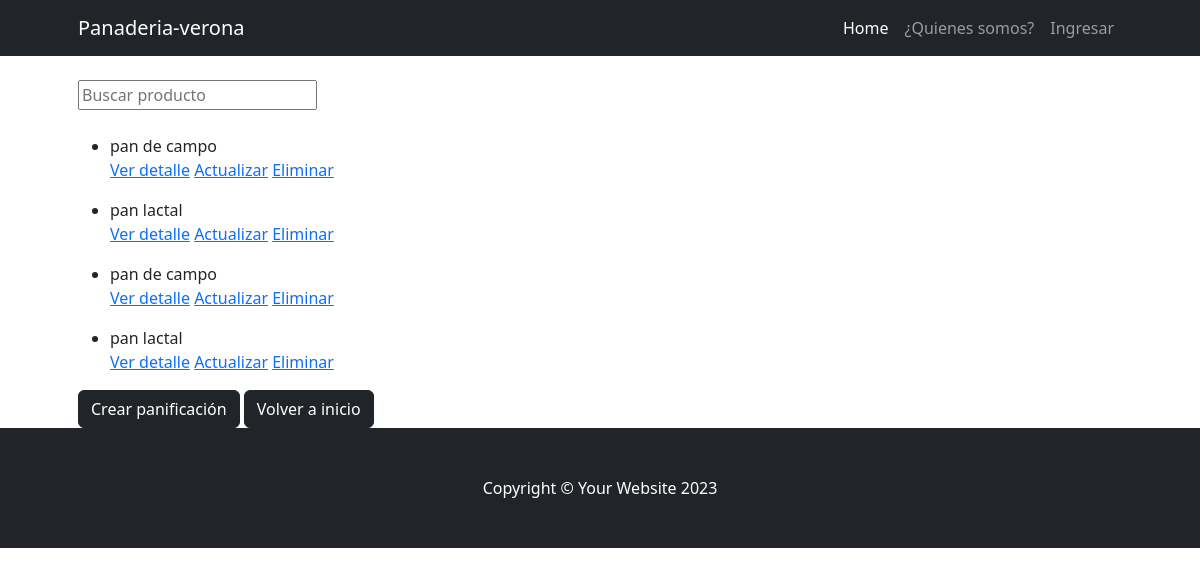
The app's page /panificacion/panificacion/list/, older data.
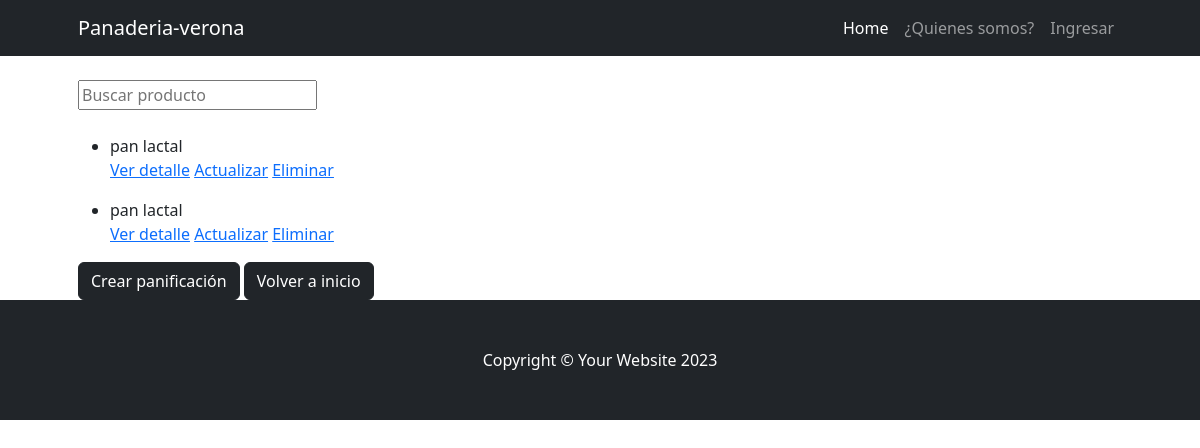
The same page, newer data.
### panificacion/models.py (models this page shows)
class panificacion(models.Model):
  nombre = models.CharField(max_length=50)
  descripcion = models.CharField(max_length=250, null=True, blank = True, verbose_name= "descripcion")

### panificacion/views.py (the view)
# urls.py: path("panificacion/list/",views.panificacionlist.as_view(), name = "panificacion_list"),
class panificacionlist(ListView):
    model = models.panificacion
    def get_queryset(self):
        if self.request.GET.get("buscar"):
            consulta = self.request.GET.get("buscar")
            object_list = models.panificacion.objects.filter(nombre__icontains=consulta)
        else:
            object_list = models.panificacion.objects.all()
        return object_list

### panificacion/templates/panificacion/panificacion_list.html
{% extends 'panificacion/base.html' %}
{% block content %}
<div class="py-4">
    <form action="" method="get">
        <input type="text" name="buscar" placeholder="Buscar producto">
    </form>
</div>
{% for panificacion in object_list %}
<ul>
   <li>{{ panificacion.nombre }}</li>
   <a href="{% url 'panificacion:panificacion_detail' panificacion.id %}">Ver detalle</a>
   <a href="{% url 'panificacion:panificacion_update' panificacion.id %}">Actualizar</a>
   <a href="{% url 'panificacion:panificacion_delete' panificacion.id %}">Eliminar</a>
</ul>
{% endfor %}
<a href="{% url 'panificacion:panificacion_create' %}" class="btn btn-dark">Crear panificación</a>
<a href="{% url 'panificacion:index' %}" class="btn btn-dark">Volver a inicio</a>
{% endblock content %}

### panificacion/templates/panificacion/base.html (shortened to what this page needs)
{% extends "home/base.html"%}

### home/templates/home/base.html (shortened to what this page needs)
{% load static %}
<!DOCTYPE html>
<html lang="es">
    <head>
        <link href="{% static 'home/css/styles.css' %}" rel="stylesheet">
    </head>
    <body>
        {% include 'home/navbar.html' %}
        <div class="container px-4 px-lg-5">
            <div class="mb-lg-m-5">
                {% block content %}{% endblock content %}
            </div>
        </div>
        {% include 'home/footer.html' %}
    </body>
</html>

### home/templates/home/navbar.html (shortened to what this page needs)
<nav class="navbar navbar-expand-lg navbar-dark bg-dark">
            <div class="container px-5">
                <a class="navbar-brand" href="{% url 'home:index' %}">Panaderia-verona</a>
                <div class="collapse navbar-collapse" id="navbarSupportedContent">
                    <ul class="navbar-nav ms-auto mb-2 mb-lg-0">
                    {% if user.is_authenticated %}
                    <li class="nav-item">
                        <a class="nav-link active"
                           aria-current="page"
                           href="{% url 'home:index' %}">Home</a>
                    </li>
                    <li class="nav-item">
                        <a class="nav-link" href="{% url 'panificacion:index' %}">Panificacion</a>
                    </li>
                    <li class="nav-item">
                        <a class="nav-link" href="{% url 'bebidas:index' %}">Bebidas</a>
                    </li>
                    <li class="nav-item">
                        <a class="nav-link" href="{% url 'postres:index' %}">Postres</a>
                    </li>
                    <li class="nav-item">
                        <a class="nav-link" href="{% url 'home:logout' %}">Cerrar sesion</a>
                    </li>
                {% else %}
                    <li class="nav-item">
                        <a class="nav-link active"
                           aria-current="page"
                           href="{% url 'home:index' %}">Home</a>
                    </li>
                    <li class="nav-item">
                        <a class="nav-link" href="{% url 'home:about' %}">¿Quienes somos?</a>
                    </li>
                    <li class="nav-item">
                        <a class="nav-link" href="{% url 'home:login' %}">Ingresar</a>
                    </li>
                {% endif %}
            </ul>
        </div>
    </div>
</nav>

### home/templates/home/footer.html
<footer class="py-5 bg-dark">
              <div class="container px-4 px-lg-5"><p class="m-0 text-center text-white">Copyright &copy; Your Website 2023</p></div>
              </footer>

Row changes from the older to the newer data that the page shows:
removed panificacion: nombre "pan de campo"
removed panificacion: nombre "pan de campo"
